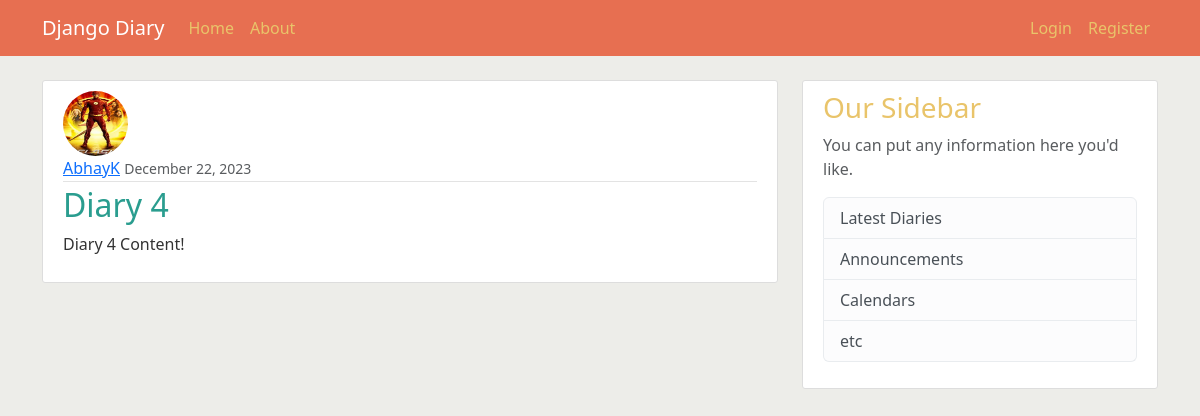
Page /diaryPost/9/ on the committed database.
### diary/models.py (models this page shows, shortened)
class DiaryPost(models.Model):
    title = models.CharField(max_length=100)
    content = models.TextField()
    date_posted = models.DateTimeField(default=timezone.now)
    author = models.ForeignKey(User, on_delete=models.CASCADE)

### users/models.py (models this page shows, shortened)
class Profile(models.Model):
    user = models.OneToOneField(User, on_delete=models.CASCADE)
    image = models.ImageField(default='default.jpg', upload_to='profile_pics')

### diary/views.py (the view)
# urls.py: path("diaryPost/<int:pk>/", DiaryPostDetailView.as_view(), name="diaryPost-detail"),
class DiaryPostDetailView(DetailView):
    model = DiaryPost

### diary/templates/diary/diaryPost_detail.html (shortened to what this page needs)
{% extends "diary/base.html" %}
{% block content %}
    <article class="media content-section">
        <img class="rounded-circle article-img" src="{{ object.author.profile.image.url }}">
        <div class="media-body">
        <div class="article-metadata">
            <a class="mr-2" href="#">{{ object.author }}</a>
            <small class="text-muted">{{ object.date_posted|date:"F d, Y" }}</small>
        </div>
        <h2 class="article-title">{{ object.title }}</h2>
        <p class="article-content">{{ object.content }}</p>
        </div>
    </article>
{% endblock content %}

### diary/static/diary/main.css (style rules this page uses)
body { background: #edede9; color: #333333; margin-top: 5rem; }
h1, h2, h3, h4, h5, h6 { color: #e9c46a; }
.content-section { background: #ffffff; padding: 10px 20px; border: 1px solid #dddddd; border-radius: 3px; margin-bottom: 20px; }
.article-title { color: #2a9d8f; }
.article-content { white-space: pre-line; }
.article-img { height: 65px; width: 65px; margin-right: 16px; }
.article-metadata { padding-bottom: 1px; margin-bottom: 4px; border-bottom: 1px solid #e3e3e3 }

### rows in the picture
DiaryPost: author.profile.image (picture), author "AbhayK", date_posted "December 22, 2023", title "Diary 4", content "Diary 4 Content!"
